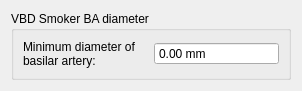
<?xml version="1.0" encoding="UTF-8"?>
<ui version="4.0">
 <class>QInteractorStyleSurfaceCenterLineVBDSmokerBADiameter</class>
 <widget class="QWidget" name="QInteractorStyleSurfaceCenterLineVBDSmokerBADiameter">
  <property name="geometry">
   <rect>
    <x>0</x>
    <y>0</y>
    <width>302</width>
    <height>84</height>
   </rect>
  </property>
  <property name="windowTitle">
   <string>QInteractorStyleSurfaceCenterLineSmokerBADiameter</string>
  </property>
  <layout class="QVBoxLayout" name="verticalLayout_2">
   <item>
    <widget class="QGroupBox" name="groupBox">
     <property name="title">
      <string>VBD Smoker BA diameter</string>
     </property>
     <layout class="QVBoxLayout" name="verticalLayout">
      <item>
       <layout class="QHBoxLayout" name="horizontalLayout">
        <item>
         <widget class="QLabel" name="label">
          <property name="text">
           <string>Minimum diameter of 
basilar artery:</string>
          </property>
         </widget>
        </item>
        <item>
         <widget class="QDoubleSpinBox" name="doubleSpinBoxMinimumDiameterOfBasilarArtery">
          <property name="buttonSymbols">
           <enum>QAbstractSpinBox::NoButtons</enum>
          </property>
          <property name="suffix">
           <string> mm</string>
          </property>
          <property name="maximum">
           <double>9999999999999.000000000000000</double>
          </property>
         </widget>
        </item>
       </layout>
      </item>
     </layout>
    </widget>
   </item>
   <item>
    <spacer name="verticalSpacer">
     <property name="orientation">
      <enum>Qt::Vertical</enum>
     </property>
     <property name="sizeHint" stdset="0">
      <size>
       <width>20</width>
       <height>40</height>
      </size>
     </property>
    </spacer>
   </item>
  </layout>
 </widget>
 <resources/>
 <connections/>
</ui>
